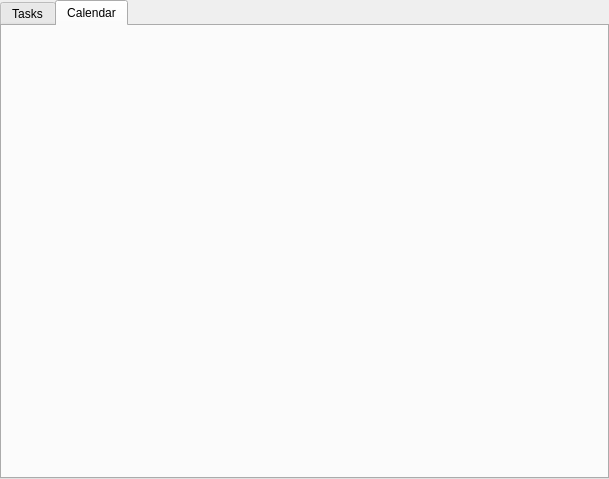
<?xml version="1.0" encoding="UTF-8"?>
<ui version="4.0">
 <class>TabWidget</class>
 <widget class="QTabWidget" name="TabWidget">
  <property name="geometry">
   <rect>
    <x>0</x>
    <y>0</y>
    <width>609</width>
    <height>479</height>
   </rect>
  </property>
  <property name="windowTitle">
   <string>TabWidget</string>
  </property>
  <property name="currentIndex">
   <number>1</number>
  </property>
  <widget class="QWidget" name="tasks_tab">
   <attribute name="title">
    <string>Tasks</string>
   </attribute>
  </widget>
  <widget class="QWidget" name="calendar_tab">
   <attribute name="title">
    <string>Calendar</string>
   </attribute>
  </widget>
 </widget>
 <resources/>
 <connections/>
</ui>
